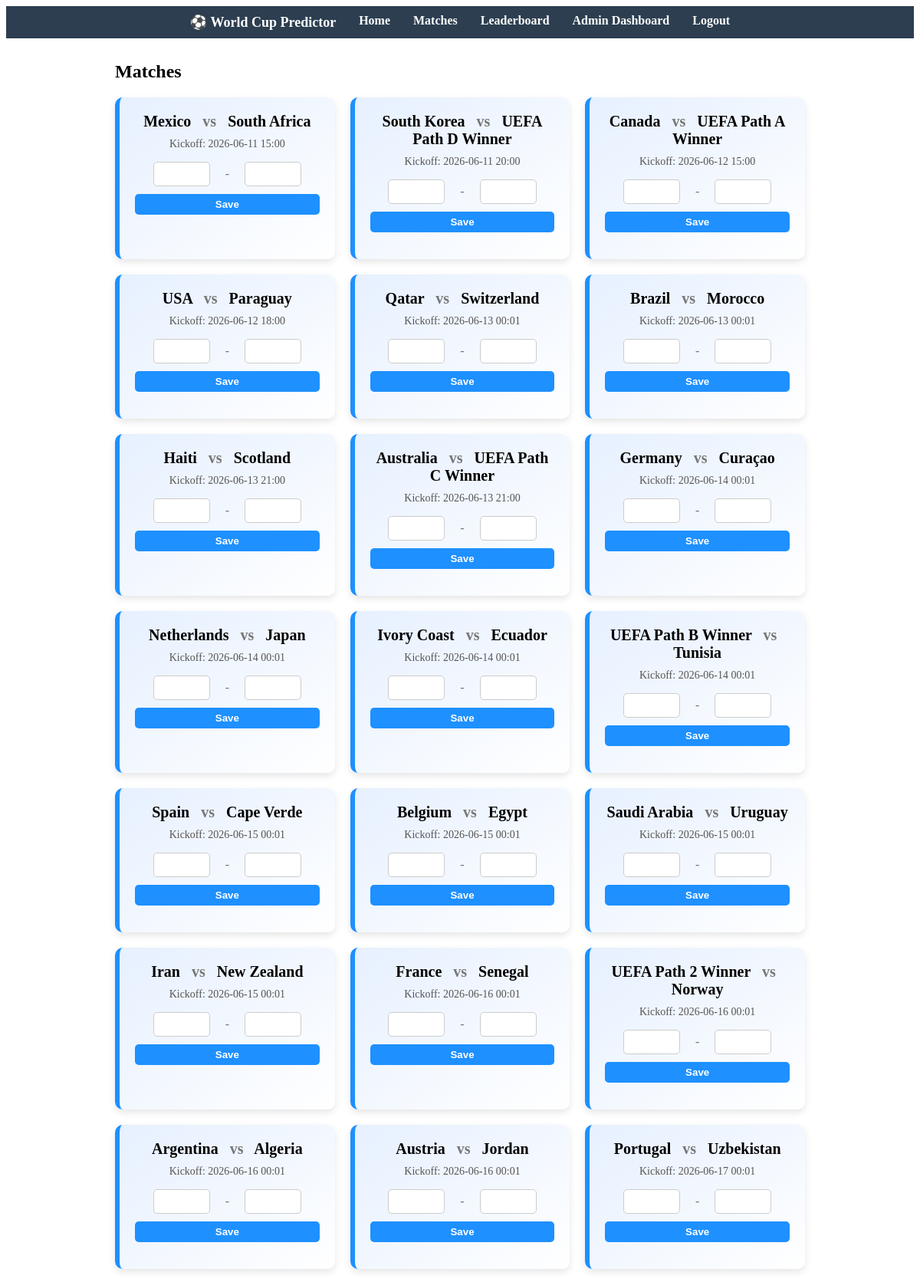
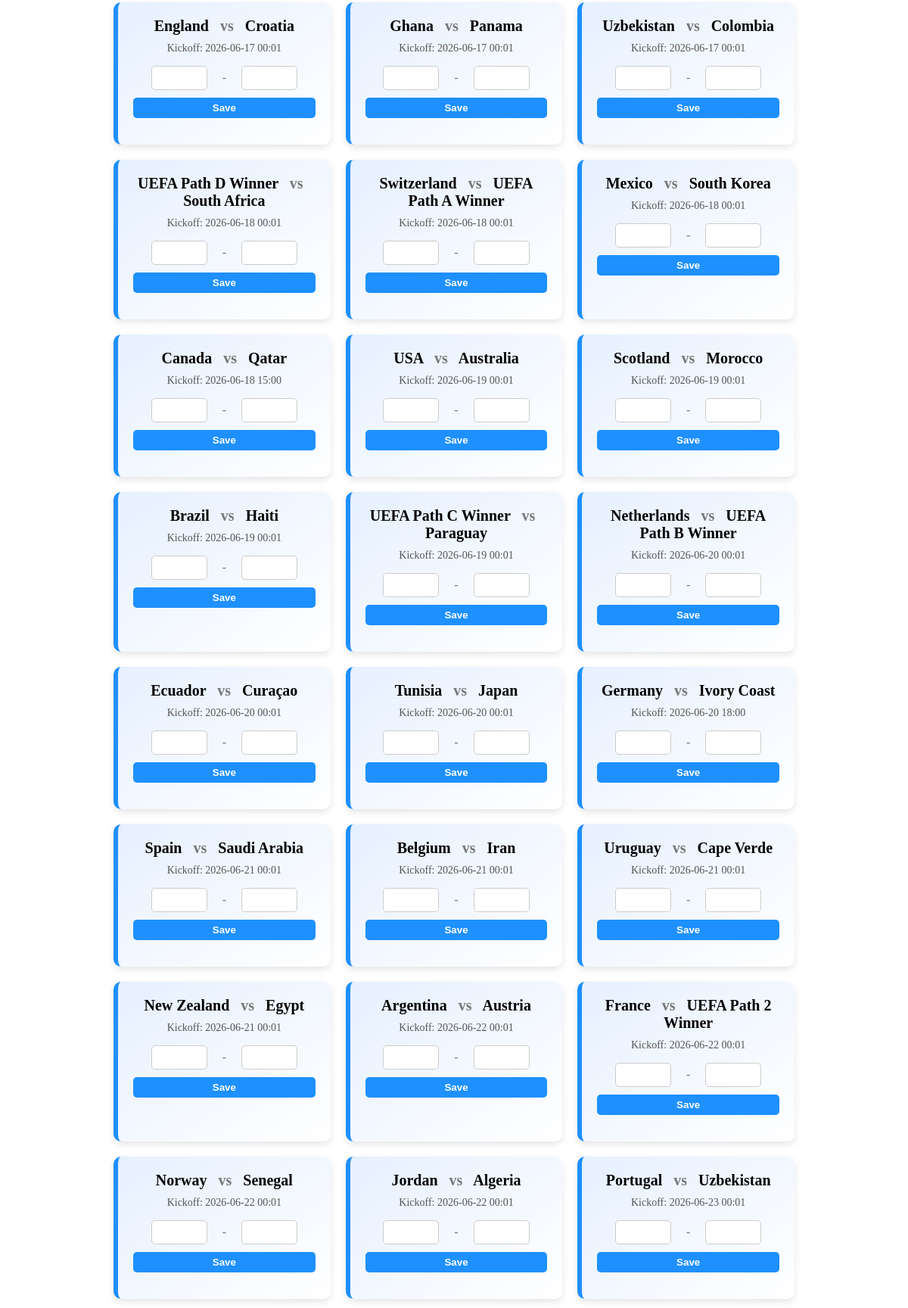
Screenshot of /matches (signed in, upper part) with the database file from the repository (2 pictures, top to bottom).
### app/models.py (models this page shows, shortened)
class Match(db.Model):
    __tablename__ = "matches"
    id = db.Column(db.Integer, primary_key=True)
    home_team = db.Column(db.String(50), nullable=False)
    away_team = db.Column(db.String(50), nullable=False)
    match_date = db.Column(db.DateTime, nullable=True)  # Allow TBD matches
    home_score = db.Column(db.Integer, nullable=True)   # Can be null if match not played
    away_score = db.Column(db.Integer, nullable=True)   # Can be null if match not played
    predictions = db.relationship('Prediction', backref='match', lazy=True)
    def is_locked(self):
        return self.match_date and datetime.utcnow() >= self.match_date
    def is_finished(self):
        return self.home_score is not None and self.away_score is not None

### app/routes.py (the view)
@bp.route("/matches")
@login_required
def matches():
    matches = Match.query.order_by(Match.match_date).all()
    predictions = {p.match_id: p for p in Prediction.query.filter_by(user_id=current_user.id)}
    return render_template("matches.html", matches=matches, predictions=predictions)

### app/__init__.py (called while the page is built)
def create_app(config_class=None):
    app = Flask(__name__, instance_relative_config=True, template_folder='../templates', static_folder='../static')
    env = os.environ.get("FLASK_ENV", "development")
    if env == "production":
        from config import ProductionConfig
        app.config.from_object(ProductionConfig)
    else:
        from config import DevelopmentConfig
        app.config.from_object(DevelopmentConfig)
    os.makedirs(app.instance_path, exist_ok=True)
    db.init_app(app)
    login_manager.init_app(app)
    migrate.init_app(app, db)
    from app.models import User
    @login_manager.user_loader
    def load_user(user_id):
        return User.query.get(int(user_id))
    from app.routes import bp as main_bp
    app.register_blueprint(main_bp)
    return app

### templates/matches.html (shortened to what this page needs)
{% extends "base.html" %}
{% block content %}
<h2>Matches</h2>
<div class="matches-container">
    {% for match in matches %}
        {% set status = "open" %}
        {% if match.is_finished() %}
            {% set status = "finished" %}
        {% elif match.is_locked() %}
            {% set status = "locked" %}
        {% endif %}
        <div class="match-card {{ status }}">
            <div class="teams">
                {{ match.home_team }} <span class="vs">vs</span> {{ match.away_team }}
            </div>
            {% if match.match_date %}
                <div class="kickoff">Kickoff: {{ match.match_date.strftime("%Y-%m-%d %H:%M") }}</div>
            {% else %}
                <div class="kickoff">Kickoff: TBD</div>
            {% endif %}
            {% set pred = predictions.get(match.id) %}
            {% if status == "open" %}
                <form method="POST" action="{{ url_for('main.predict_inline', match_id=match.id) }}" class="prediction-inputs">
                    <input type="number" name="predicted_home_score" min="0" max="20" value="{{ pred.predicted_home_score if pred else '' }}">
                    <span class="vs">-</span>
                    <input type="number" name="predicted_away_score" min="0" max="20" value="{{ pred.predicted_away_score if pred else '' }}">
                    <button type="submit">
                        {% if pred %} Update {% else %} Save {% endif %}
                    </button>
                </form>
            {% endif %}
        </div>
    {% endfor %}
</div>
{% endblock %}

### templates/base.html (shortened to what this page needs)
<!DOCTYPE html>
<html lang="en">
<head>
    <link rel="stylesheet" href="{{ url_for('static', filename='style.css') }}">
</head>
<body>
    <header>
        <nav>
            <ul>
                <li class="brand">⚽ World Cup Predictor</li>
                <li><a href="{{ url_for('main.home') }}">Home</a></li>
                {% if current_user.is_authenticated %}
                    <li><a href="{{ url_for('main.matches') }}">Matches</a></li>
                    <li><a href="{{ url_for('main.leaderboard') }}">Leaderboard</a></li>
                        {% if current_user.is_admin %}
                        <li><a href="{{ url_for('main.admin_dashboard') }}">Admin Dashboard</a></li>
                    {% endif %}
                    <li><a href="{{ url_for('main.logout') }}">Logout</a></li>
                {% else %}
                    <li><a href="{{ url_for('main.login') }}">Login</a></li>
                    <li><a href="{{ url_for('main.register') }}">Register</a></li>
                {% endif %}
            </ul>
        </nav>
    </header>
    <main>
        {% block content %}{% endblock %}
    </main>
</body>
</html>

### static/style.css (style rules this page uses)
nav { background-color: #2c3e50; padding: 10px 0; }
nav ul { list-style: none; display: flex; justify-content: center; margin: 0; padding: 0; }
nav ul li { margin: 0 15px; }
nav ul li.brand { color: white; font-weight: bold; font-size: 18px; cursor: default; }
nav ul li a { color: white; text-decoration: none; font-weight: bold; }
main { max-width: 900px; margin: 30px auto; padding: 0 15px; }
.matches-container { display: grid; grid-template-columns: repeat(auto-fit, minmax(280px, 1fr)); gap: 20px; }
.match-card { background: white; border-radius: 10px; padding: 20px; box-shadow: 0 4px 10px rgba(0,0,0,0.1); transition: transform 0.3s ease, box-shadow 0.3s ease, border-left-color 0.3s ease, background 0.3s ease; }
.teams { font-size: 20px; font-weight: bold; text-align: center; }
.vs { margin: 0 10px; color: #777; }
.kickoff { text-align: center; font-size: 14px; margin: 10px 0; color: #555; }
.prediction-inputs { display: flex; justify-content: center; gap: 10px; margin: 15px 0; }
.prediction-inputs input { width: 50px; text-align: center; font-size: 16px; }
button { width: 100%; padding: 10px; background: #1e90ff; color: white; border: none; border-radius: 6px; cursor: pointer; transition: background 0.3s ease; }
.match-card.open { border-left: 6px solid #1e90ff; background: linear-gradient(145deg, #e6f0ff, #ffffff); }
.prediction-inputs { display: flex; justify-content: center; align-items: center; gap: 10px; margin: 15px 0; flex-wrap: wrap; }
.prediction-inputs input { width: 60px; padding: 6px; text-align: center; font-size: 16px; border: 1px solid #ccc; border-radius: 5px; }
.prediction-inputs button { padding: 6px 12px; background: #1e90ff; color: white; border: none; border-radius: 5px; font-weight: bold; cursor: pointer; transition: background 0.2s; }

### rows the page displays
Match: home_team "Mexico", away_team "South Africa", match_date "2026-06-11 15:00"
Match: home_team "South Korea", away_team "UEFA Path D Winner", match_date "2026-06-11 20:00"
Match: home_team "Canada", away_team "UEFA Path A Winner", match_date "2026-06-12 15:00"
Match: home_team "USA", away_team "Paraguay", match_date "2026-06-12 18:00"
Match: home_team "Qatar", away_team "Switzerland", match_date "2026-06-13 00:01"
Match: home_team "Brazil", away_team "Morocco", match_date "2026-06-13 00:01"
Match: home_team "Haiti", away_team "Scotland", match_date "2026-06-13 21:00"
Match: home_team "Australia", away_team "UEFA Path C Winner", match_date "2026-06-13 21:00"
Match: home_team "Germany", away_team "Curaçao", match_date "2026-06-14 00:01"
Match: home_team "Netherlands", away_team "Japan", match_date "2026-06-14 00:01"
Match: home_team "Ivory Coast", away_team "Ecuador", match_date "2026-06-14 00:01"
Match: home_team "UEFA Path B Winner", away_team "Tunisia", match_date "2026-06-14 00:01"
Match: home_team "Spain", away_team "Cape Verde", match_date "2026-06-15 00:01"
Match: home_team "Belgium", away_team "Egypt", match_date "2026-06-15 00:01"
Match: home_team "Saudi Arabia", away_team "Uruguay", match_date "2026-06-15 00:01"
Match: home_team "Iran", away_team "New Zealand", match_date "2026-06-15 00:01"
Match: home_team "France", away_team "Senegal", match_date "2026-06-16 00:01"
Match: home_team "UEFA Path 2 Winner", away_team "Norway", match_date "2026-06-16 00:01"
Match: home_team "Argentina", away_team "Algeria", match_date "2026-06-16 00:01"
Match: home_team "Austria", away_team "Jordan", match_date "2026-06-16 00:01"
Match: home_team "Portugal", away_team "Uzbekistan", match_date "2026-06-17 00:01"
Match: home_team "England", away_team "Croatia", match_date "2026-06-17 00:01"
Match: home_team "Ghana", away_team "Panama", match_date "2026-06-17 00:01"
Match: home_team "Uzbekistan", away_team "Colombia", match_date "2026-06-17 00:01"
Match: home_team "UEFA Path D Winner", away_team "South Africa", match_date "2026-06-18 00:01"
Match: home_team "Switzerland", away_team "UEFA Path A Winner", match_date "2026-06-18 00:01"
Match: home_team "Mexico", away_team "South Korea", match_date "2026-06-18 00:01"
Match: home_team "Canada", away_team "Qatar", match_date "2026-06-18 15:00"
Match: home_team "USA", away_team "Australia", match_date "2026-06-19 00:01"
Match: home_team "Scotland", away_team "Morocco", match_date "2026-06-19 00:01"
Match: home_team "Brazil", away_team "Haiti", match_date "2026-06-19 00:01"
Match: home_team "UEFA Path C Winner", away_team "Paraguay", match_date "2026-06-19 00:01"
Match: home_team "Netherlands", away_team "UEFA Path B Winner", match_date "2026-06-20 00:01"
Match: home_team "Ecuador", away_team "Curaçao", match_date "2026-06-20 00:01"
Match: home_team "Tunisia", away_team "Japan", match_date "2026-06-20 00:01"
Match: home_team "Germany", away_team "Ivory Coast", match_date "2026-06-20 18:00"
Match: home_team "Spain", away_team "Saudi Arabia", match_date "2026-06-21 00:01"
Match: home_team "Belgium", away_team "Iran", match_date "2026-06-21 00:01"
Match: home_team "Uruguay", away_team "Cape Verde", match_date "2026-06-21 00:01"
Match: home_team "New Zealand", away_team "Egypt", match_date "2026-06-21 00:01"
Match: home_team "Argentina", away_team "Austria", match_date "2026-06-22 00:01"
Match: home_team "France", away_team "UEFA Path 2 Winner", match_date "2026-06-22 00:01"
Match: home_team "Norway", away_team "Senegal", match_date "2026-06-22 00:01"
Match: home_team "Jordan", away_team "Algeria", match_date "2026-06-22 00:01"
Match: home_team "Portugal", away_team "Uzbekistan", match_date "2026-06-23 00:01"
